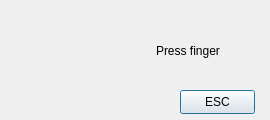
<ui version="4.0" >
 <class>SelftestSensor</class>
 <widget class="QDialog" name="SelftestSensor" >
  <property name="geometry" >
   <rect>
    <x>0</x>
    <y>0</y>
    <width>270</width>
    <height>120</height>
   </rect>
  </property>
  <property name="windowTitle" >
   <string>Dialog</string>
  </property>
  <widget class="QLabel" name="lblBackground" >
   <property name="geometry" >
    <rect>
     <x>0</x>
     <y>0</y>
     <width>270</width>
     <height>120</height>
    </rect>
   </property>
   <property name="text" >
    <string/>
   </property>
   <property name="pixmap" >
    <pixmap resource="../sb3000.qrc" >:/images/res/bg-inputbox.png</pixmap>
   </property>
   <property name="scaledContents" >
    <bool>true</bool>
   </property>
  </widget>
  <widget class="QPushButton" name="btnESC" >
   <property name="geometry" >
    <rect>
     <x>180</x>
     <y>90</y>
     <width>75</width>
     <height>24</height>
    </rect>
   </property>
   <property name="text" >
    <string>ESC</string>
   </property>
  </widget>
  <widget class="QLabel" name="lblFpArea" >
   <property name="geometry" >
    <rect>
     <x>20</x>
     <y>10</y>
     <width>100</width>
     <height>100</height>
    </rect>
   </property>
   <property name="text" >
    <string/>
   </property>
   <property name="pixmap" >
    <pixmap resource="../sb3000.qrc" >:/images/res/area-fingerprint.png</pixmap>
   </property>
   <property name="scaledContents" >
    <bool>true</bool>
   </property>
  </widget>
  <widget class="QLabel" name="lblStatus" >
   <property name="geometry" >
    <rect>
     <x>156</x>
     <y>40</y>
     <width>110</width>
     <height>21</height>
    </rect>
   </property>
   <property name="text" >
    <string>Press finger</string>
   </property>
  </widget>
 </widget>
 <tabstops>
  <tabstop>btnESC</tabstop>
 </tabstops>
 <resources>
  <include location="../sb3000.qrc" />
 </resources>
 <connections/>
</ui>
